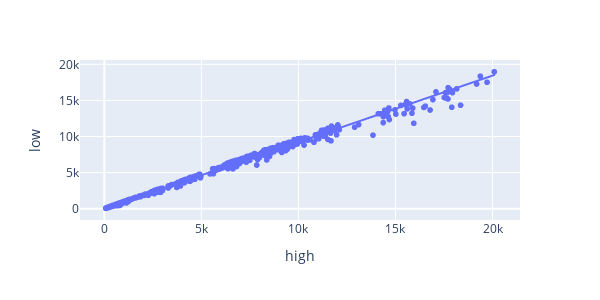

Notebook code for this chart:
### Code cell
fig = px.scatter(bitcoin, x='high', y='low', trendline="ols", range_x=['2017-11-01','2018-01-01'])
fig.update_layout(height=300, width=600)
fig.show()

### Figure 1 — Plotly figure (JSON) as saved in the notebook; plotly's stock layout.template omitted (floating-point values rounded to 4 significant figures; data arrays with more than 128 entries replaced by an {"elided": "..."} marker saying what was removed)
{"data": [{"hovertemplate": "high=%{x}<br>low=%{y}<extra></extra>", "legendgroup": "", "marker": {"color": "#636efa", "symbol": "circle"}, "mode": "markers", "name": "", "showlegend": false, "type": "scattergl", "x": {"elided": "2042 float values"}, "xaxis": "x", "y": {"elided": "2042 float values"}, "yaxis": "y"}, {"hovertemplate": "<b>OLS trendline</b><br>low = 0.919973 * high + 41.4676<br>R<sup>2</sup>=0.995796<br><br>high=%{x}<br>low=%{y} <b>(trend)</b><extra></extra>", "legendgroup": "", "marker": {"color": "#636efa", "symbol": "circle"}, "mode": "lines", "name": "", "showlegend": false, "type": "scattergl", "x": {"elided": "2042 float values"}, "xaxis": "x", "y": {"elided": "2042 float values"}, "yaxis": "y"}], "layout": {"height": 300, "legend": {"tracegroupgap": 0}, "margin": {"t": 60}, "width": 600, "xaxis": {"anchor": "y", "domain": [0, 1], "range": ["2017-11-01", "2018-01-01"], "title": {"text": "high"}}, "yaxis": {"anchor": "x", "domain": [0, 1], "title": {"text": "low"}}}}
